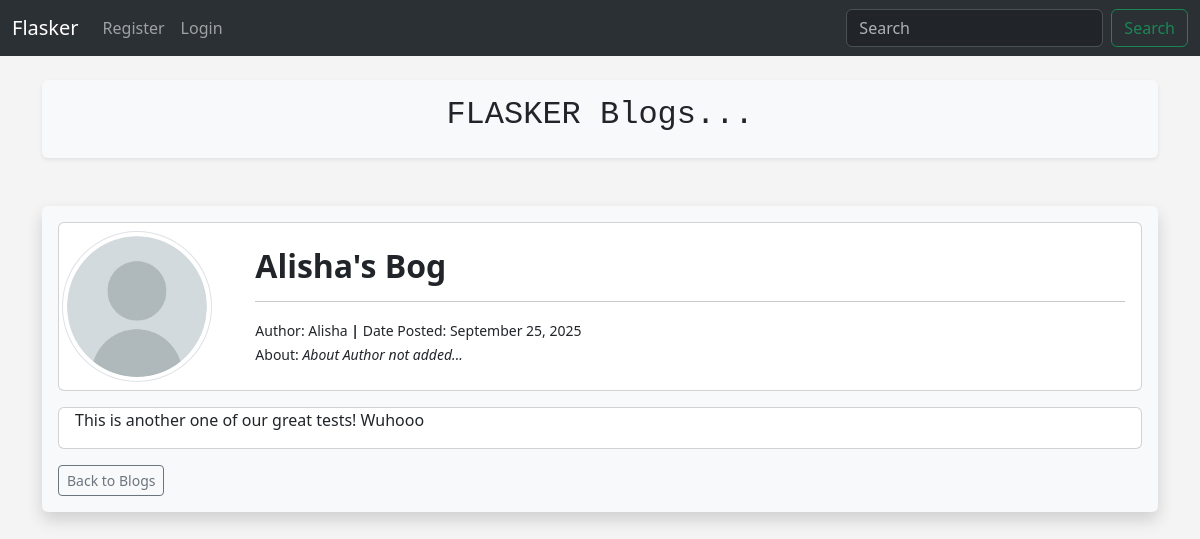
The app's page /posts/2, older data.
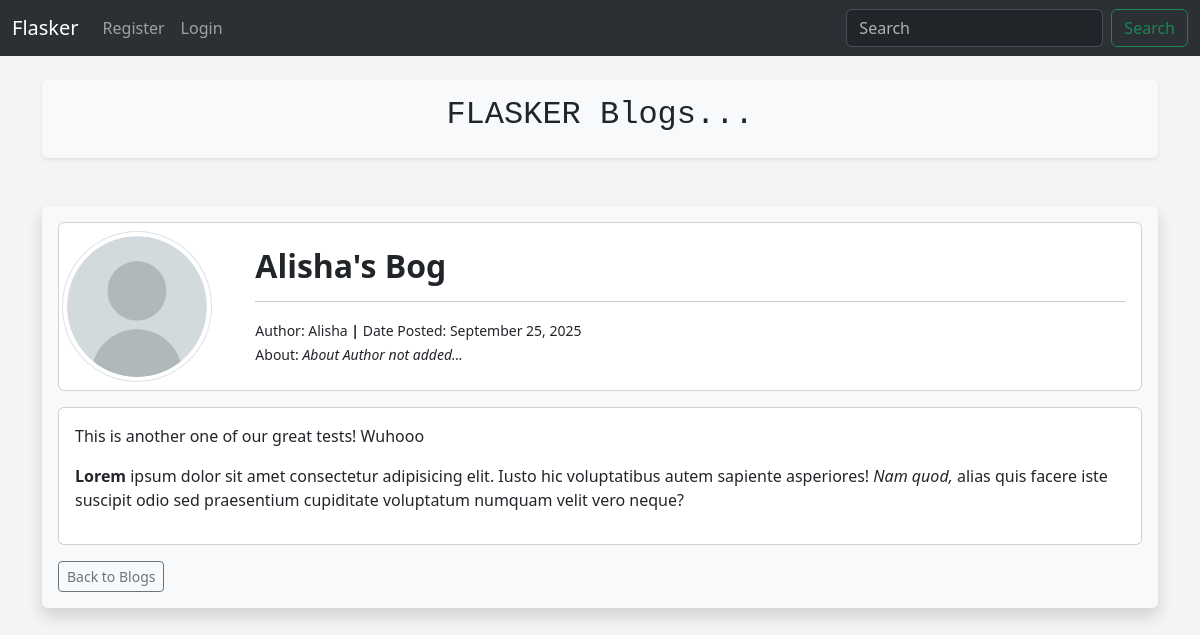
The same page, newer data.
### app.py (models this page shows, shortened)
class Posts(db.Model):
    id = db.Column(db.Integer, primary_key=True)
    title = db.Column(db.String(255), nullable=False)
    slug = db.Column(db.String(255), nullable=False)
    content = db.Column(db.Text, nullable=False)
    date_posted = db.Column(db.DateTime, default=datetime.now)
    poster_id = db.Column(db.Integer, db.ForeignKey('users.id'))

class Users(db.Model, UserMixin):
    id = db.Column(db.Integer, primary_key=True)
    username = db.Column(db.String(20), nullable=False, unique=True)
    name = db.Column(db.String(200), nullable=False)
    email = db.Column(db.String(120), nullable=False, unique=True)
    fav_color = db.Column(db.String(120))
    date_added = db.Column(db.DateTime, default=datetime.now)
    password_hash = db.Column(db.String(128), nullable=False)
    posts = db.relationship('Posts', backref='poster')
    about_author = db.Column(db.Text(500), nullable=True)
    profile_pic = db.Column(db.String(), nullable=True)
    """__table_args__ = (
        CheckConstraint("length(name) <= 200", name="check_name_length"),
    )
    """
    @property
    def password(self):
        raise AttributeError("Password is not a readable attribute!")

### app.py (the view)
@app.route("/posts/<int:id>")
def post(id):
    post = Posts.query.get_or_404(id)
    return render_template("post.html", post=post)

### webforms.py
class SearchForm(FlaskForm):
    searched = StringField("Searched", validators=[DataRequired()])
    submit = SubmitField("Submit")

### app.py (called while the page is built)
@app.context_processor
def base():
    form = SearchForm()
    return dict(form=form)

### templates/post.html (shortened to what this page needs)
{% extends "index.html" %}
{% block body %}
<div class="shadow-sm p-3 mb-5 bg-body-tertiary rounded">
    <h2 class="font-monospace" style="text-align: center;"> FLASKER Blogs... </h2>
</div>
<div class="shadow p-3 mb-2 bg-body-tertiary rounded">
    <div class="card mb-3">
        <div class="row g-0 align-items-center">
            <div class="col-md-2 p-2 d-flex justify-content-center">
                {% if post.poster.profile_pic %}
                <img src=" {{ url_for ('static', filename='images/' + post.poster.profile_pic ) }}" alt="Profile Pic"
                    class="img-thumbnail float-end me-4" width="150" style="border-radius: 50%;">
                {% else %}
                <img src=" {{ url_for ('static', filename='images/default_pic.png') }}" alt="Default Pic"
                    class="img-thumbnail float-end me-4" width="150" style="border-radius: 50%;">
                {% endif %}
            </div>
            <div class="col-md-10">
                <div class="card-body">
                    <h2><strong>{{ post.title }} </strong><br></h2>
                    <hr>
                    <small>
                        Author: {{ post.poster.name }} <strong> | </strong>
                        Date Posted: {{ post.date_posted.strftime('%B %d, %Y') }} <br>
                        {% if post.poster.about_author %}
                        About: {{ post.poster.about_author }}
                        {% else %}
                        About: <em> About Author not added...</em>
                        {% endif %}
                    </small>
                </div>
            </div>
        </div>
    </div>
    <div class="card mb-3 ps-3">
        <p> {{ post.content|safe }} </p>
    </div>
    <div>
        <a href="{{url_for('posts')}}" class="btn btn-outline-secondary btn-sm">Back to Blogs</a>
    </div>
</div>
{% endblock %}

### templates/index.html (shortened to what this page needs)
<!DOCTYPE html>
<html lang="en">
<head>
    <link href="https://cdn.jsdelivr.net/npm/bootstrap@5.3.8/dist/css/bootstrap.min.css" rel="stylesheet"
>
    <link rel="stylesheet" href="{{ url_for('static', filename='css/style.css')}}">
</head>
<body>
    {% include "nav.html"%}
    <br>
    <div class="container">
        {% block body %}
        {% endblock %}
    </div>
</body>
</html>

### templates/nav.html (shortened to what this page needs)
<nav class="navbar navbar-expand-lg bg-body-tertiary" data-bs-theme="dark">
    <div class="container-fluid">
        <a class="navbar-brand" href=" {{ url_for('posts') }}">Flasker</a>
        <div class="collapse navbar-collapse" id="navbarSupportedContent">
            <ul class="navbar-nav me-auto mb-2 mb-lg-0">
                {% if current_user.is_authenticated %}
                <li class="nav-item">
                    <a class="nav-link" href="{{ url_for('add_post') }}">Post Blog</a>
                </li>
                <li class="nav-item">
                    <a class="nav-link" href="{{ url_for('dashboard') }}">Dashboard</a>
                </li>
                <li class="nav-item">
                    <a class="nav-link" href="{{ url_for('logout') }}">Logout</a>
                </li>
                {% else %}
                <li class="nav-item">
                    <a class="nav-link" href="{{ url_for('add_user') }}">Register</a>
                </li>
                <li class="nav-item">
                    <a class="nav-link" href="{{ url_for('login') }}">Login</a>
                </li>
                {% endif %}
            </ul>
            <form action="{{ url_for('search') }}" method="post" class="d-flex" role="search">
                <input class="form-control me-2" type="search" placeholder="Search" aria-label="Search"
                    name="searched" />
                <button class="btn btn-outline-success" type="submit">Search</button>
            </form>
        </div>
    </div>
</nav>

### static/css/style.css (style rules this page uses)
body { background-color: #f4f4f4; }

Row changes from the older to the newer data that the page shows:
changed Posts "Alisha's Bog": content "This is another one of our great tests! Wuhooo" → "…our great tests! Wuhooo Lorem ipsum dolor sit amet consectetur adipisicing elit. Iusto hic voluptatibus autem sapiente asperiores! Nam quod, alias quis facere iste suscipit odio sed praesentium cupiditate voluptatum numquam velit vero neque?"
